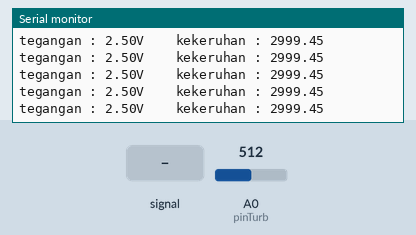
Simulated run of this sketch. Board: Arduino Uno, built with avr-gcc and run on an emulated ATmega328P. Shown: the last lines printed to the serial monitor. The inputs (shaded band) are chosen by the test bench; at power-on: A0 (pinTurb) = 512.

Above: at 3.2 s.
3.3 s: A0 (pinTurb) fed a 2 Hz sine of ±306 counts around its level
At 3.66 s:
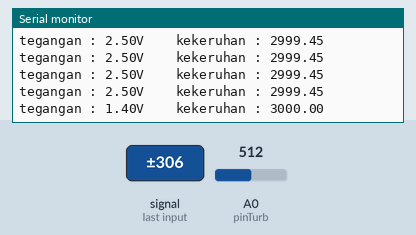
4.8 s: A0 (pinTurb) set to 484
At 5.02 s:
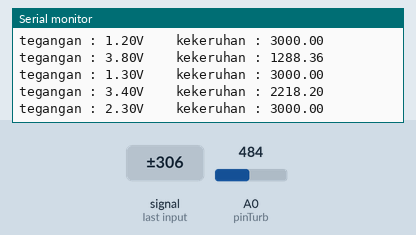
7.8 s: A0 (pinTurb) set to 306
At 7.97 s:
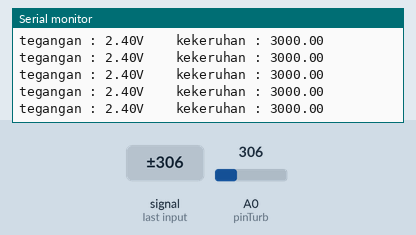
9.3 s: A0 (pinTurb) fed a 50 Hz sine of ±306 counts around its level
At 9.56 s:
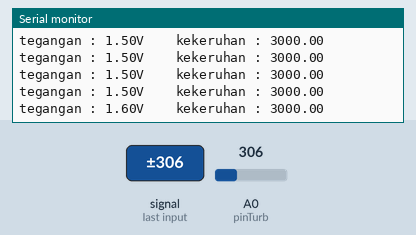
Timing chart, 0 to 11.8 s (numbered marks = the images above; inputs shaded):
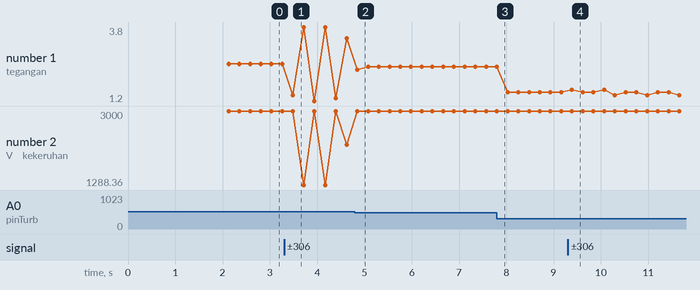

The sketch:

Sensor_Trubidity_Analog_SENO189.ino
```cpp
int pinTurb = A0; // pin analog A0
float V;          //reset
float kekeruhan;
float Vrata2;
float Vhasil;

void setup() {
  // put your setup code here, to run once:
  Serial.begin(9600);// baut rate 9600 for communication serial
  delay(2000);       // 2 detik
  Serial.println("===========");
  Serial.println("Sensor Kekeruhan Air");
  Serial.println("============");
}

void loop() {
  // put your main code here, to run repeatedly:

//  inisialisasi dengan 0 untuk variable volt
    V =0; //reset nilai 0
    // dibaca nilai analog yang akan dikonversi ke bentuk tegangan
    for(int i=0; i<800; i++){
      V +=((float)analogRead(pinTurb)/1023)*5;
    }
//   rata2 hasil tengan
    Vrata2 = V/800;
//    bulatkan angka 1 dibelakang koma
    Vhasil = roundf(Vrata2*10.0f)/10.0f;

    if(Vhasil < 2.5){
      //sesuai grafik datashet
      kekeruhan = 3000;
    }else{
      kekeruhan = -1120.4*square(Vhasil)+5742.3*Vhasil-4353.8;
    }


  Serial.print("tegangan : ");
  Serial.print(Vhasil);
  Serial.print("V");

  Serial.print("\t  kekeruhan : ");
  Serial.print(kekeruhan);
  Serial.println();
  delay(100);

}
```

Measured:
- after the input at 3.3 s, the serial monitor: prints a new line after 0.19 s (image 1)
- after the input at 4.8 s, the serial monitor: prints a new line after 0.05 s (image 2)
- after the input at 9.3 s, the serial monitor: prints a new line after 0.09 s (image 4)
- plotted number 1: 2.5 → 3.4 after the input at 3.3 s, 3.4 → 2.4 after the input at 4.8 s, 2.4 → 1.5 after the input at 7.8 s, 1.5 → 1.4 after the input at 9.3 s
- plotted number 2: 2999.45 → 2218.2 after the input at 3.3 s
